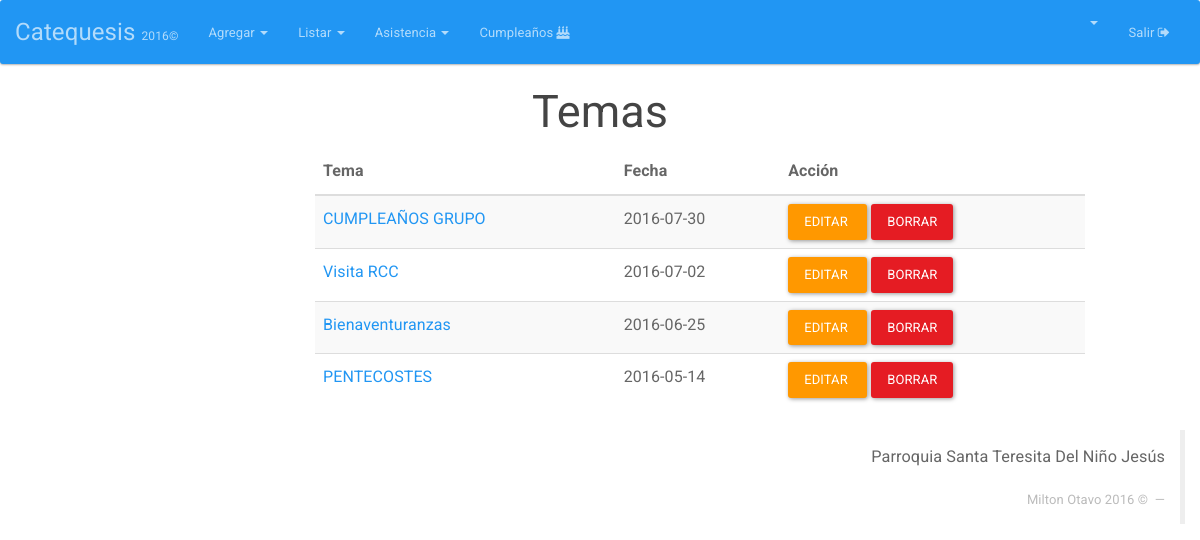
/Temas (signed in), run on the app's committed database.
### tables this page shows
CREATE TABLE `tema` (
  `ID_TEMA` int(11) NOT NULL,
  `TEMA` varchar(50) NOT NULL,
  `DESCRIPCION` text NOT NULL,
  `FECHA` date DEFAULT NULL,
  `USUARIOLOG` bigint(11) NOT NULL,
  `FECHALOG` timestamp NOT NULL DEFAULT CURRENT_TIMESTAMP ON UPDATE CURRENT_TIMESTAMP
);

### index.php (called while the page is built, shortened)
<?php
if (isset($_SESSION['app_id'])) {
	require_once "Core/Models/Conexion.php";
}
Core\Config\Enrutador::run(new Core\Config\Request());
?>

### Core/Models/Conexion.php (called while the page is built, shortened)
<?php namespace Core\Models;
	class Conexion{
		private $datos= array (
				"host"=>DB_HOST,
				"user"=>DB_USER,
				"pass"=>DB_PASS,
				"db"=>DB_NAME
			);
		private $db;
		public function __construct()
		{
			$this->db = new \mysqli(
					$this->datos['host'],
					$this->datos['user'],
					$this->datos['pass'],
					$this->datos['db']
				);
			$this->db-> set_charset("utf8");
		}
		public function consultaRetorno($sql){
			$datos = $this->db->query($sql);
			return $datos;
		}
	}
 ?>

### Core/Config/Request.php (called while the page is built, shortened)
<?php namespace Core\Config;
class Request{
	private $metodo;
	private $argumento;
	public function __construct(){
		if(isset($_GET['url'])){
			$ruta = filter_input(INPUT_GET, 'url', FILTER_SANITIZE_URL);
			$ruta = explode("/", $ruta);
			$ruta = array_filter($ruta);
			if($ruta[0] == "index.php"){
				$this->controlador = "Login";
			}else{
				$this->controlador = strtolower(array_shift($ruta));
			}
			$this->metodo = strtolower(array_shift($ruta));
			if(!$this->metodo){
				$this->metodo = "index";
			}
			$this->argumento = $ruta;
		}else{
			$this->controlador = "Login";
			$this->metodo = "index";
		}
	}
	public function getMetodo(){
		return $this->metodo;
	}
	public function getArgumento(){
		return $this->argumento;
	}
}
?>

### Core/Controllers/TemasController.php (called while the page is built, shortened)
<?php namespace Core\Controllers;
class TemasController{
	private $Tema;
	public function __construct(){
		$this->Tema = new Tema();
	}
	public function index(){
		$datos=$this->Tema->listar();
		return $datos;
	}
}
?>

### Core/Models/Tema.php (called while the page is built, shortened)
<?php namespace Core\Models;
	class Tema {
		private $db;
		public function __construct(){
			$this->db = new Conexion();
		}
		public function listar(){
			$sql="SELECT * from tema order by FECHA desc";
			$datos=$this->db->consultaRetorno($sql);
			return $datos;
		}
	}
 ?>

### HTML/Temas/index.php (the view)
<html>
<head>
  <?php include(HTML_DIR.'/overall/header.php') ?>
</head>
<body>
  <?php include(HTML_DIR.'/overall/nav.php') ?>
  <div id="container">
    <h2 align="center">Temas</h2>
    <div class="">
      <div class="col-md-3"></div>
      <div class="col-md-8">
        <table class="table table-striped table-hover dataTable" id="">
          <thead>
            <tr>
              <th>Tema</th>
              <th>Fecha</th>
              <th>Acción</th>
            </tr>
          </thead>
          <tbody>
            <?php while($row = mysqli_fetch_array($datos)){ ?>
              <tr>
                <td><a style="text-decoration: none;" href="<?php echo URL; ?>Temas/ver/<?php echo $row['ID_TEMA']; ?>"> <?php  echo $row['TEMA']  ?> </a></td>
                <td><?php  echo $row['FECHA']; ?></td>
                <td><a  class="btn btn-warning" href="<?php echo URL; ?>Temas/editar/<?php echo $row['ID_TEMA']; ?>">Editar&nbsp;</a>
                  <a  class="btn btn-danger" onclick="DeleteItem('¿Está seguro de eliminar este familiar?','<?php echo URL; ?>Temas/eliminar/<?php echo $row['ID_TEMA']; ?>')" >Borrar</a>
                </td>
              </tr>
              <?php
            }
            ?>
          </tbody>
        </table>
      </div>
      <div class="col-md-2"></div>
    </div>
  </div>
  <?php include(HTML_DIR.'/overall/footer.php') ?>
</body>
</html>

### data on the page
tema: TEMA "CUMPLEAÑOS GRUPO", FECHA "2016-07-30"
tema: TEMA "Visita RCC", FECHA "2016-07-02"
tema: TEMA "Bienaventuranzas", FECHA "2016-06-25"
tema: TEMA "PENTECOSTES", FECHA "2016-05-14"
